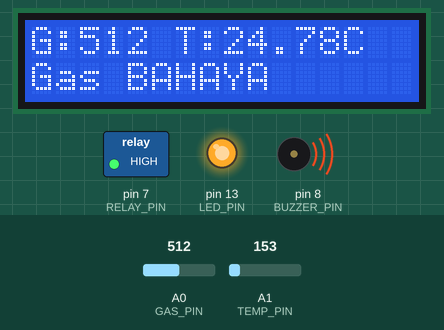
A sketch run on a simulated Arduino Uno, built with avr-gcc and run on an emulated ATmega328P. Parts: 16×2 character LCD, switched loads named in the sketch (green lamp = pin HIGH), output pins drawn as LEDs (lit = HIGH), buzzer (waves = sounding, pin HIGH). Inputs (shaded band) come from the test bench; at power-on: A0 (GAS_PIN) = 512, A1 (TEMP_PIN) = 153. What the sketch prints to the serial monitor is not drawn.

Above: at 1.2 s.
1.3 s: A0 (GAS_PIN) set to 330
At 2.5 s:
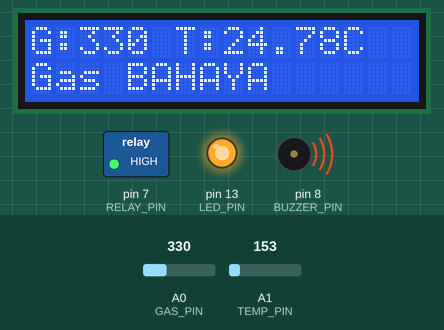
3.0 s: A0 (GAS_PIN) set to 307
At 4.3 s:
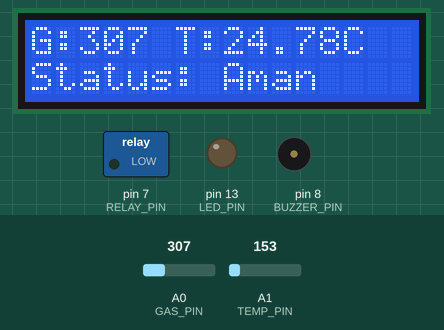
4.6 s: A1 (TEMP_PIN) set to 128
At 5.8 s:
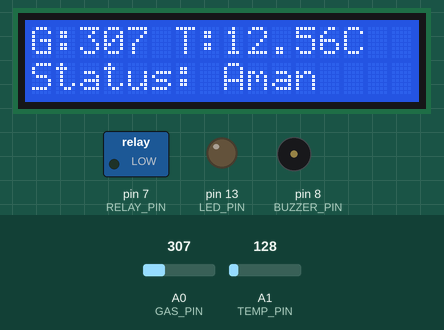
6.1 s: A1 (TEMP_PIN) set to 114
At 6.6 s:
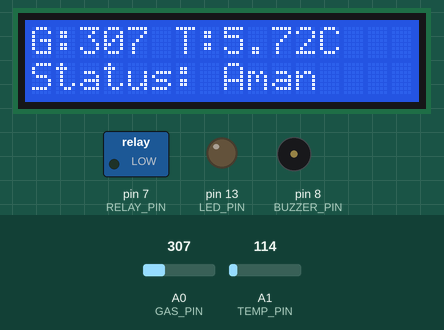
7.6 s: A1 (TEMP_PIN) set to 133
At 8.4 s:
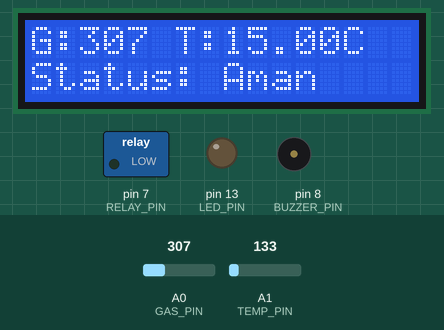
9.1 s: A0 (GAS_PIN) set to 122
At 10.1 s:
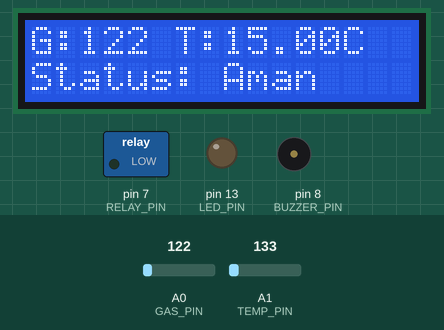
Timing chart, 0 to 11.6 s (numbered marks = the images above; inputs shaded):
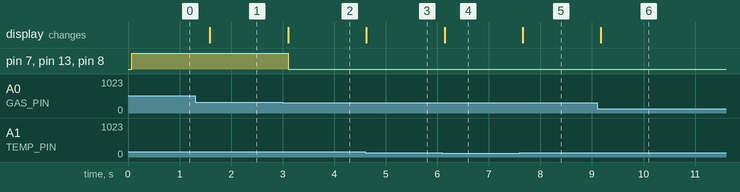

The sketch:

smartkitchensafetysystem.ino
```cpp
#include <LiquidCrystal.h>

// ===== PIN DEFINISI =====
#define GAS_PIN A0		// GAS SENSOR
#define TEMP_PIN A1     // TMP36
#define LED_PIN 13		// Lampu Indikator
#define BUZZER_PIN 8	// Alarm
#define RELAY_PIN 7		// Ke Transistor -> Relay -> Kipas

// LCD (RS, E, D4, D5, D6, D7)
LiquidCrystal lcd(12, 11, 5, 4, 3, 2);

// ===== VARIABEL =====
int nilaiGas = 0;
int batasGas = 320;

float suhuC = 0;
float batasSuhu = 100;

void setup() {
  pinMode(LED_PIN, OUTPUT);
  pinMode(BUZZER_PIN, OUTPUT);
  pinMode(RELAY_PIN, OUTPUT);

  digitalWrite(LED_PIN, LOW);
  digitalWrite(BUZZER_PIN, LOW);
  digitalWrite(RELAY_PIN, LOW);

  Serial.begin(9600);

  lcd.begin(16, 2);
  lcd.setCursor(0, 0);
  lcd.print("Deteksi Gas&Suhu");
  lcd.setCursor(0, 1);
  lcd.print("Status: Aman");
}

void loop() {
  // ===== BACA SENSOR =====
  nilaiGas = analogRead(GAS_PIN);

  int adcTemp = analogRead(TEMP_PIN);
  float voltage = adcTemp * 5.0 / 1023.0;
  float suhuC = (voltage - 0.5) * 100.0;  // TMP36

  // ===== STATUS LOGIKA =====
  bool bahayaGas  = nilaiGas > batasGas;
  bool bahayaSuhu = suhuC > batasSuhu;

  // ===== SERIAL =====
  Serial.print("Gas: ");
  Serial.print(nilaiGas);
  Serial.print(" | Suhu: ");
  Serial.print(suhuC);
  Serial.print(" C | Status: ");
  Serial.println((bahayaGas || bahayaSuhu) ? "BAHAYA" : "AMAN");

  // ===== LCD BARIS 1 =====
  lcd.setCursor(0, 0);
  lcd.print("G:");
  lcd.print(nilaiGas);
  lcd.print(" T:");
  lcd.print(suhuC);
  lcd.print("C  ");

  // ===== LOGIKA UTAMA =====
  if (bahayaGas || bahayaSuhu) {
    digitalWrite(LED_PIN, HIGH);
    digitalWrite(BUZZER_PIN, HIGH);
    digitalWrite(RELAY_PIN, HIGH);

    lcd.setCursor(0, 1);
    if (bahayaGas && bahayaSuhu) {
      lcd.print("Gas & Suhu!!! ");
    } else if (bahayaGas) {
      lcd.print("Gas BAHAYA   ");
    } else {
      lcd.print("Suhu BAHAYA  ");
    }
  } else {
    digitalWrite(LED_PIN, LOW);
    digitalWrite(BUZZER_PIN, LOW);
    digitalWrite(RELAY_PIN, LOW);

    lcd.setCursor(0, 1);
    lcd.print("Status: Aman ");
  }

  delay(500);
}
```

Measured:
- the behaviour switches between 321 and 320 on A0 (GAS_PIN) (found by bisection; images 1 and 2)
- after the input at 1.3 s, the display: changes after 0.29 s (image 1)
- after the input at 3.0 s, pin 7 (RELAY_PIN), pin 13 (LED_PIN), pin 8 (BUZZER_PIN): HIGH → LOW after 0.10 s; the display: changes after 0.11 s (image 2)
- after the input at 4.6 s, the display: changes at once (image 3)
- after the input at 6.1 s, the display: changes at once (image 4)
- after the input at 7.6 s, the display: changes after 0.06 s (image 5)
- after the input at 9.1 s, the display: changes after 0.07 s (image 6)
